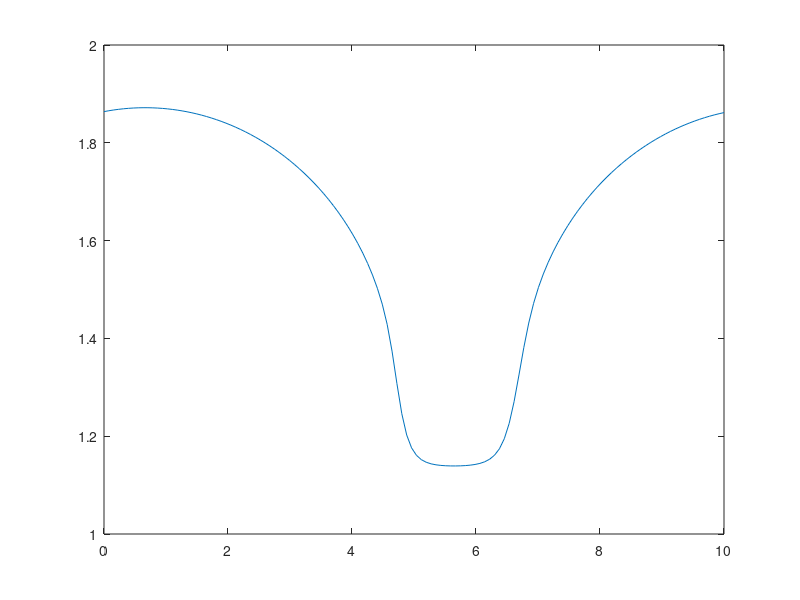

The MATLAB script that drew this image:
%%%%%%%%%%%%%%%%%%%%%%%%%%%%%%%%%%%%%%%%%%%%%%%%%%%%%%%%%%%%%%%%%%%%%%%%%%%
%-% ------------------------------------------------------------------- %-%
%-% Approximates a solution to the 1D SW equations given by the system  %-%
%-% (h)_t + (uh)_x = 0 (1)                                              %-%
%-% (uh)_t + (u^2h + 0.5gh^2)_x = -ghB_x, (2)                           %-%
%-% sine wave initial depth h(x,0) = 1 + sin((pi/10)x) initial velocity %-%
%-% of u(x,0) = 0. Periodic boundary conditions on [0,10] are assumed,  %-%
%-% and the approximation is done by a Fourier pseudospectral method,   %-%
%-% with a RK4 time stepping. Hyperviscosity is used, and nonzero       %-%
%-% topography is imposed.                                              %-%
%-% ------------------------------------------------------------------- %-%
%-% Author: Maurice S. Fabien, University of Washington (Jan-Jun 2014)  %-%
%-%                          , Rice University          (2014-    )     %-%
%-% Email : fabien@rice.edu                                             %-%
%-% GitHub: https://github.com/msfabien/                                %-%
%-% ------------------------------------------------------------------- %-%
%%%%%%%%%%%%%%%%%%%%%%%%%%%%%%%%%%%%%%%%%%%%%%%%%%%%%%%%%%%%%%%%%%%%%%%%%%%

function Code_Listing_5_3_5()
clear all; close all; clc;
N = 2^(7); g = 9.81; L = 10; b = L/(2*pi);
Tfin = 1.5; dt = 1e-3; nmax = floor(Tfin/dt);
x = linspace(0,L,N)'; h = 1 + sin((1*pi/L)*x);
u = zeros(size(h)); uh = u.*h;
k = [0:N/2-1 0 -N/2+1:-1]';
% Linear topography 1-x/10
p = polyfit([0 10],[1 0.0],1);
B = @(x,t) (-1/10)*x + 1;
B_x = @(x,t) (-1/10);
RHS_h = @(h,uh,t) -real(ifft(1i*k.*fft(uh))) - ...
(5e-1*N^(-0.5))*real(ifft(-(1i*k).^2.*fft(h))); % Hyperviscosity
RHS_uh = @(h,uh,t) -real(ifft(1i*k.*fft(uh.^2 ./ h + 0.5*g*h.^2))) - ...
g*h.*B_x(x,t); % Linear topography
for jj = 1 : nmax
t = jj*dt;
k1 = (dt/b)*RHS_h(h ,uh,t); % RK4
k2 = (dt/b)*RHS_h(h + k1/2,uh,t);
k3 = (dt/b)*RHS_h(h + k2/2,uh,t);
k4 = (dt/b)*RHS_h(h + k3 ,uh,t);
h = h + (1/6)*( k1 + 2*(k2 + k3) + k4 );
k1 = (dt/b)*RHS_uh(h,uh,t);
k2 = (dt/b)*RHS_uh(h,uh + k1/2,t);
k3 = (dt/b)*RHS_uh(h,uh + k2/2,t);
k4 = (dt/b)*RHS_uh(h,uh + k3,t);
uh = uh + (1/6)*( k1 + 2*(k2 + k3) + k4 );
end
plot(x,h)
end